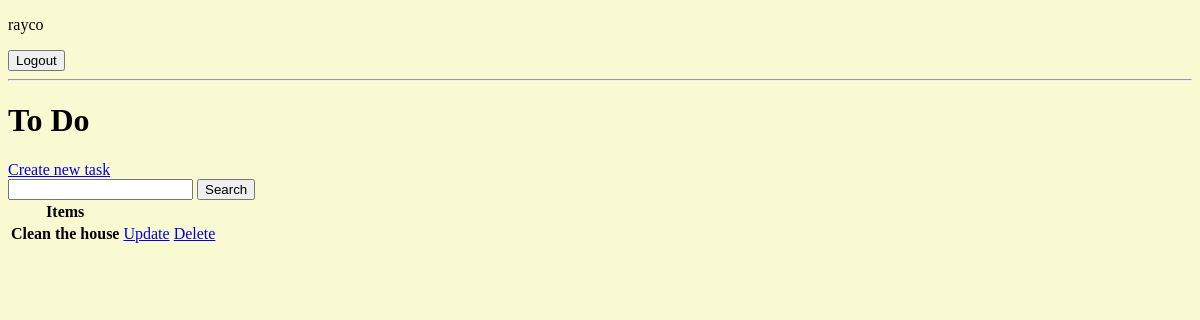
/ (signed in), run on an earlier commit of the app's database.
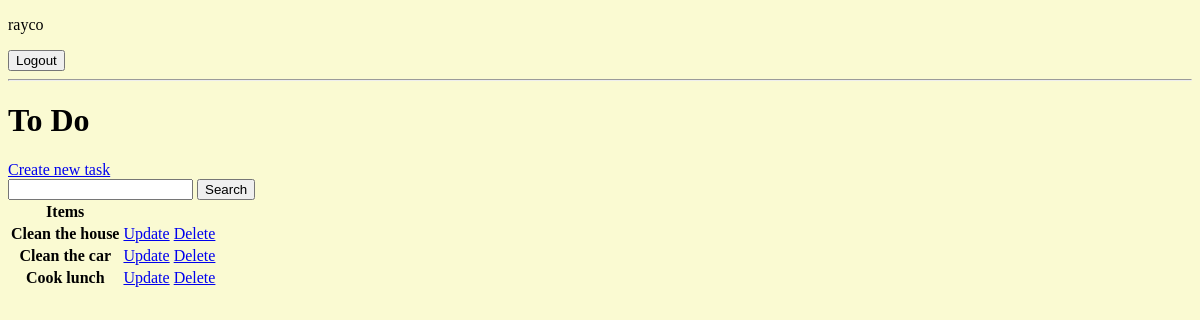
And on a later commit of the database.
### base/models.py (models this page shows, shortened)
class Task(models.Model):
    user = models.ForeignKey(User,
                             on_delete=models.CASCADE,
                             null=True,
                             blank=True)
    title = models.CharField(max_length=200)
    description = models.TextField(null=True,
                                   blank=True)
    complete = models.BooleanField(default=False)
    created = models.DateTimeField(auto_now_add=True)
    class Goal:
        ordering = ['complete']

### base/views.py (the view)
# urls.py: urlpatterns = [path('', ListToDo.as_view(), name='tasks'),
class  ListToDo(LoginRequiredMixin, ListView):
    model = Task
    context_object_name = 'tasks'
    def get_context_data(self, **kwargs):
        context = super().get_context_data(**kwargs)
        context['tasks'] = context['tasks'].filter(user=self.request.user)
        context['count'] = context['tasks'].filter(complete=False).count()
        to_search =self.request.GET.get('area-search') or ''
        if to_search:
            context['tasks'] = context['tasks'].filter(title__icontains=to_search)
        context['to_search'] = to_search
        return context

### base/templates/base/task_list.html (shortened to what this page needs)
{% extends 'base/main.html' %}
{% block content %}
    {% if request.user.is_authenticated %}
        <p>{{request.user}}</p>
        <form action="{% url 'logout' %}" method="post">
                  <button type="submit" class="btn btn-info">Logout</button>
        </form>
    {% else %}
        <a href="{% url 'login'  %}">Login</a>
    {% endif %}
    <hr>
    <h1>To Do</h1>
    <a href="{% url 'create-task' %}">Create new task</a>
    <form method="GET">
        <input type="text" name="area-search" value="{{to_search}}">
        <input type="submit" value="Search">
    </form>
    <table>
        <tr>
            <th>
                Items
            </th>
            <th></th>
            <th></th>
        </tr>
        {% for task in tasks %}
        <tr>
            <th>{{task.title}}</th>
            <td><a href="{% url 'update-task' task.id %}">Update</a></td>
            <td><a href="{% url 'delete-task' task.id %}">Delete</a></td>
        </tr>
        {% empty %}
        <h3>No items in this list</h3>
        {% endfor %}
    </table>
{% endblock content %}

### base/templates/base/main.html (shortened to what this page needs)
<!DOCTYPE html>
<html lang="en">
<head>
</head>
<body>
    <div class="container">
        {% block content %}
        {% endblock content %}
    </div>
</body>
</html>

### base/templates/base/main.html (style rules this page uses)
body { background-color: lightgoldenrodyellow; }

What changed in the data, as far as the page shows it:
added Task: title "Clean the car"
added Task: title "Cook lunch"
